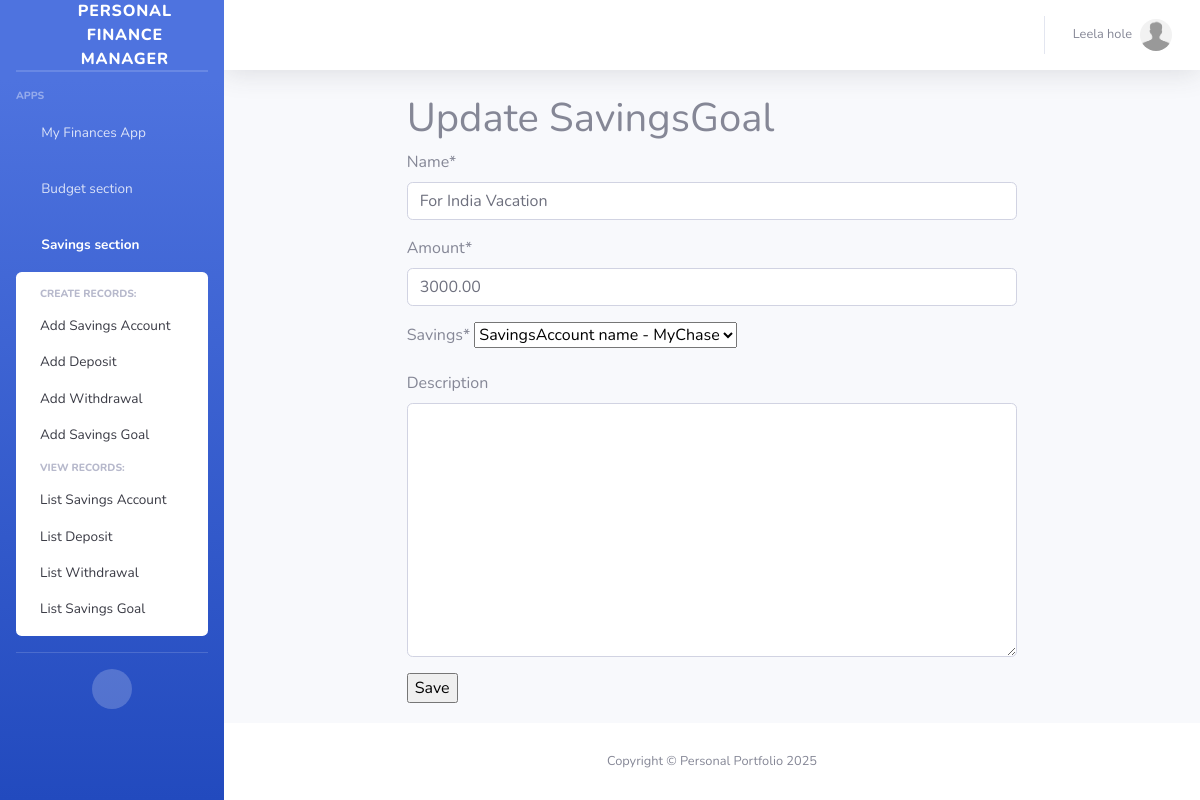
The page /savings_section/savings_goal_update/for-india-vacation/ (signed in) on the database its author committed.
### accounts/models.py (models this page shows, shortened)
class CustomUser(AbstractUser, PermissionsMixin):
    first_name = models.CharField(_('first name'), max_length=30, blank=False, null=False, unique=True)
    last_name = models.CharField(_('last name'), max_length=30, blank=False, null=False, unique=True)
    email = models.EmailField(_('email address'), unique=True, blank=False, null=False)
    phone_number = PhoneNumberField(null=False, blank=False, unique=True)
    is_active = models.BooleanField(_('active'), default=False)
    is_staff = models.BooleanField(_('staff status'), default=False)
    enable_two_factor_authentication = models.BooleanField(null=True, blank=True)
    date_joined = models.DateTimeField(_('date joined'), default=timezone.now)
    email_verified = models.BooleanField(_('email verified'), default=False,
                                         help_text=_('Designates whether the user has verified their email.'))
    objects = CustomUserManager()
    USERNAME_FIELD = 'email'
    REQUIRED_FIELDS = ['first_name', 'last_name']

class Profile(models.Model):
    user = models.OneToOneField(settings.AUTH_USER_MODEL, on_delete=models.CASCADE)
    avatar = models.ImageField(
        default='avatar.jpg',  # default avatar
        upload_to='profile_avatars'  # dir to store the image
    )
    bio = models.CharField(max_length=1000)
    updated_at = models.DateTimeField(auto_now=True)
    created_at = models.DateTimeField(auto_now_add=True)

### savings_section/models.py (models this page shows, shortened)
class SavingsGoal(models.Model):
    user = models.ForeignKey(settings.AUTH_USER_MODEL, on_delete=models.CASCADE)
    name = models.CharField(max_length=50, null=False, blank=False)
    amount = models.DecimalField(max_digits=10, decimal_places=2)
    savings = models.ForeignKey(SavingsAccount, on_delete=models.CASCADE)
    slug = models.SlugField(blank=True, null=True, unique=True)
    description = models.TextField(max_length=100, null=True, blank=True)
    created_at = models.DateTimeField(auto_now_add=True)
    updated_at = models.DateTimeField(auto_now=True)

class SavingsAccount(models.Model):
    user = models.ForeignKey(settings.AUTH_USER_MODEL, on_delete=models.CASCADE)
    name = models.CharField(max_length=50, null=False, blank=False)
    balance = models.DecimalField(max_digits=10, decimal_places=2)
    slug = models.SlugField(blank=True, null=True, unique=True)
    description = models.TextField(max_length=100, null=True, blank=True)
    created_at = models.DateTimeField(auto_now_add=True)
    updated_at = models.DateTimeField(auto_now=True)
    def __str__(self):
        return f'SavingsAccount name - {self.name}'

### savings_section/views.py (the view, shortened to what this page needs)
# urls.py: path('savings_goal_update/<slug:slug>/', SavingsGoalUpdateView.as_view(), name='savings_goal_update'),
@method_decorator(login_required, name='dispatch')
@method_decorator(csrf_protect, name='dispatch')
class SavingsGoalUpdateView(UpdateView):
    model = SavingsGoal
    form_class = SavingsGoalForm
    template_name = 'savings_section/savings_section_form.html'
    extra_context = {'header': 'Update SavingsGoal'}

### savings_section/forms.py (shortened to what this page needs)
class SavingsGoalForm(forms.ModelForm):
    class Meta:
        model = SavingsGoal
        fields = ['name', 'amount', 'savings', 'description']

### helper/context_processors.py (called while the page is built)
def add_custom_context(request):
    return {
        'app_name': request.resolver_match.app_name,
        'page_path': request.path,
        'today': datetime.today(),
        'user': request.user if request.user.is_authenticated else None
    }

### templates/savings_section/savings_section_form.html
{% extends 'base2.html' %}
{% load crispy_forms_tags %}
{% block content %}
<div class="row">
    <div class="col-lg-8 mx-auto">
        <h1>{{ header }}</h1>
        <form method="post">{% csrf_token %}
            {{ form|crispy }}
            <input type="submit" value="Save">
        </form>
    </div>
</div>
{% endblock %}

### templates/base2.html (shortened to what this page needs)
{% load static %}
{% load crispy_forms_tags %}
<html lang="en">
<head>
    <link href="{% static 'vendor/fontawesome-free/css/all.min.css' %}" rel="stylesheet" type="text/css">
    <link href="{% static 'css/sb-admin-2.min.css' %}" rel="stylesheet">
</head>
<body id="page-top">
<div id="wrapper">
    <ul class="navbar-nav bg-gradient-primary sidebar sidebar-dark accordion" id="accordionSidebar">
        <a class="sidebar-brand d-flex align-items-center justify-content-center" href="{% url 'website:index' %}">
            <div class="sidebar-brand-icon rotate-n-15">
                <i class="fas fa-laugh-wink"></i>
            </div>
            <div class="sidebar-brand-text mx-3">Personal Finance Manager</div>
        </a>
        <hr class="sidebar-divider my-0">
        <hr class="sidebar-divider">
        <div class="sidebar-heading">
            Apps
        </div>
        {% if user %}
            <li class="nav-item{% if app_name == 'my_finances' %} active{% endif %}">
                <a class="nav-link{% if app_name != 'my_finances' %} collapsed{% endif %}" href="#"
                   data-toggle="collapse" data-target="#collapseTwo"
                   aria-expanded="true" aria-controls="collapseTwo">
                    <i class="fas fa-fw fa-cog"></i>
                    <span>My Finances App</span>
                </a>
                        {% url 'my_finances:current_period' as my_finances_current_period %}
                        {% url 'my_finances:year_overview' as my_finances_year_overview %}
                        {% url 'my_finances:balance_create' as my_finances_balance_create %}
                        {% url 'my_finances:income_create' as my_finances_income_create %}
                        {% url 'my_finances:outcome_create' as my_finances_outcome_create %}
                        {% url 'my_finances:balance_list' as my_finances_balance_list %}
                        {% url 'my_finances:income_list' as my_finances_income_list %}
                        {% url 'my_finances:outcome_list' as my_finances_outcome_list %}
            </li>
       <li class="nav-item{% if app_name == 'budget_section' %} active{% endif %}">
            <a class="nav-link{% if app_name != 'budget_section' %} collapsed{% endif %}" href="#"
               data-toggle="collapse" data-target="#collapse2"
               aria-expanded="true" aria-controls="collapse2">
                <i class="fas fa-fw fa-cog"></i>
                <span>Budget section</span>
            </a>
                    {% url 'budget_section:budget_create' as budget_section_budget_create %}
                    {% url 'budget_section:category_create' as budget_section_category_create %}
                    {% url 'budget_section:transaction_create' as budget_section_transaction_create %}
                     {% url 'budget_section:budget_list' as budget_section_budget_list %}
                    {% url 'budget_section:category_list' as budget_section_category_list %}
                    {% url 'budget_section:transaction_list' as budget_section_transaction_list %}
        </li>
          <li class="nav-item{% if app_name == 'savings_section' %} active{% endif %}">
            <a class="nav-link{% if app_name != 'savings_section' %} collapsed{% endif %}" href="#"
               data-toggle="collapse" data-target="#collapse3"
               aria-expanded="true" aria-controls="collapse3">
                <i class="fas fa-fw fa-cog"></i>
                <span>Savings section</span>
            </a>
            <div id="collapse3" class="collapse{% if app_name == 'savings_section' %} show{% endif %}"
                 aria-labelledby="headingTwo" data-parent="#accordionSidebar">
                <div class="bg-white py-2 collapse-inner rounded">
                    <h6 class="collapse-header">Create records:</h6>
                    {% url 'savings_section:savings_create' as savings_section_savings_create %}
                    {% url 'savings_section:deposit_create' as savings_section_deposit_create %}
                    {% url 'savings_section:withdrawal_create' as savings_section_withdrawal_create %}
                    {% url 'savings_section:savings_goal_create' as savings_section_savings_goal_create %}
                    <a class="collapse-item{% if page_path == savings_section_savings_create %} active{% endif %}"
                           href="{{ savings_section_savings_create }}">Add Savings Account</a>
                    <a class="collapse-item{% if page_path == savings_section_deposit_create %} active{% endif %}"
                       href="{{ savings_section_deposit_create }}">Add Deposit</a>
                    <a class="collapse-item{% if page_path == savings_section_withdrawal_create %} active{% endif %}"
                       href="{{savings_section_withdrawal_create }}">Add Withdrawal</a>
                    <a class="collapse-item{% if page_path == savings_section_savings_goal_create %} active{% endif %}"
                       href="{{savings_section_savings_goal_create }}">Add Savings Goal</a>
                    <h6 class="collapse-header">View records:</h6>
                    {% url 'savings_section:savings_list' as savings_section_savings_list %}
                    {% url 'savings_section:deposits_list' as savings_section_deposit_list %}
                    {% url 'savings_section:withdrawals_list' as savings_section_withdrawal_list %}
                    {% url 'savings_section:savings_goals_list' as savings_section_savings_goal_list %}
                     <a class="collapse-item{% if page_path == savings_section_savings_list %} active{% endif %}"
                           href="{{ savings_section_savings_list }}">List Savings Account</a>
                    <a cLass="coLLapse-item{% if page_path == savings_section_deposit_list %} active{% endif %}"
                       href="{{ savings_section_deposit_list }}">List Deposit</a>
                    <a class="collapse-item{% if page_path == savings_section_withdrawal_list %} active{% endif %}"
                       href="{{savings_section_withdrawal_list }}">List Withdrawal</a>
                    <a class="collapse-item{% if page_path == savings_section_savings_goal_list %} active{% endif %}"
                       href="{{savings_section_savings_goal_list }}">List Savings Goal</a>
                </div>
            </div>
        </li>
        {% endif %}
        <hr class="sidebar-divider">
        <div class="text-center d-none d-md-inline">
            <button class="rounded-circle border-0" id="sidebarToggle"></button>
        </div>
    </ul>
    <div id="content-wrapper" class="d-flex flex-column">
        <div id="content">
            <nav class="navbar navbar-expand navbar-light bg-white topbar mb-4 static-top shadow">
                <ul class="navbar-nav ml-auto">
                    <li class="nav-item dropdown no-arrow">
                        {% if user %}
                            <a class="nav-link dropdown-toggle" href="#" id="userDropdown" role="button"
                               data-toggle="dropdown" aria-haspopup="true" aria-expanded="false">
                                <span class="mr-2 d-none d-lg-inline text-gray-600 small">{{ user.first_name }} {{ user.last_name }}</span>
                                <img class="img-profile rounded-circle"
                                     src="{{user.profile.avatar.url}}" alt="{{ user.username }}">
                            </a>
                        {% endif %}
                    </li>
                </ul>
            </nav>
            <div class="container-fluid">
                {% block content %}
                {% endblock %}
            </div>
        </div>
        <footer class="sticky-footer bg-white">
            <div class="container my-auto">
                <div class="copyright text-center my-auto">
                    <span>Copyright &copy; Personal Portfolio {{ today.year }}</span>
                </div>
            </div>
        </footer>
    </div>
</div>
</body>
</html>

### rows shown on the page
CustomUser: first_name "Leela", last_name "hole", profile.avatar (placeholder picture)
SavingsGoal: name "For India Vacation", amount "3000.00", savings "SavingsAccount name - MyChase"

### other values the page prints
{{ header }} "Update SavingsGoal"
